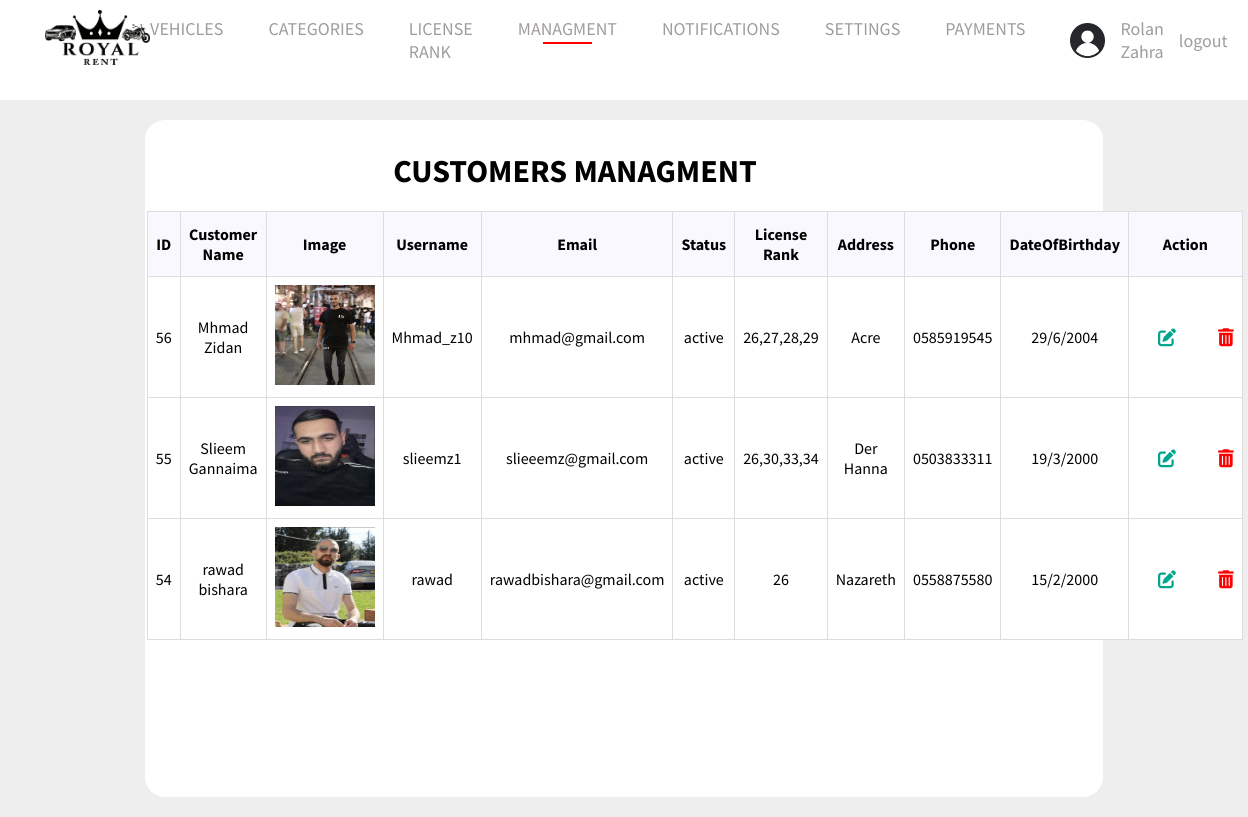
Screenshot of /admin/users.php (signed in) with the database file from the repository.
### tables this page shows
CREATE TABLE `settings` (
  `id` int(11) NOT NULL,
  `name` varchar(111) NOT NULL,
  `logo` varchar(111) NOT NULL,
  `email` varchar(111) NOT NULL,
  `phone` varchar(111) NOT NULL,
  `whatsapp` varchar(111) NOT NULL,
  `facebook` varchar(111) NOT NULL,
  `instagram` varchar(111) NOT NULL,
  `address` varchar(111) NOT NULL
);

CREATE TABLE `users` (
  `id` int(11) NOT NULL,
  `name` varchar(111) NOT NULL,
  `username` varchar(111) NOT NULL,
  `email` varchar(111) NOT NULL,
  `password` varchar(111) NOT NULL,
  `role` varchar(111) NOT NULL,
  `status` varchar(1) NOT NULL,
  `linces` varchar(111) DEFAULT NULL,
  `address` varchar(111) NOT NULL,
  `phone` varchar(111) NOT NULL,
  `card_photo` varchar(111) DEFAULT NULL,
  `image` varchar(111) NOT NULL,
  `dateofbirthday` varchar(111) NOT NULL,
  `LicenseNum` varchar(111) NOT NULL
);

### admin/users.php (the view, shortened to what this page needs)
<?php
$selected = 'dashborad';
include('include/header.php');
$sql = $con->prepare("select * from users where role='users'  order by id DESC");
$sql->execute();
$users = $sql->fetchAll();
?>
<div class="data">
    <div class="items">
        <div class="header">
            <h1 class="">CUSTOMERS MANAGMENT</h1>
        </div>
        <table id="customers" style="
        margin-bottom: 155px;">
            <tr>
                <th style="text-align:center;">ID</th>
                <th style="text-align:center;">Customer Name</th>
                <th style="text-align:center;">Image</th>
                <th style="text-align:center;">Username</th>
                <th style="text-align:center;">Email</th>
                <th style="text-align:center;">Status</th>
                <th style="text-align:center;">License Rank</th>
                <th style="text-align:center;">Address</th>
                <th style="text-align:center;">Phone</th>
                <th style="text-align:center;">DateOfBirthday</th>
                <th style="text-align:center; width:50px">Action</th>
            </tr>
            <?php
            foreach ($users as $user) {
            ?>
                <tr>
                    <td style="text-align:center;"><?php echo $user['id'] ?></td>
                    <td style="text-align:center;"><?php echo $user['name'] ?></td>
                    <td style="text-align:center;"><img src="../images/users/<?php echo $user['image'] ?>" width="100px" height="100px"></td>
                    <td style="text-align:center;"><?php echo $user['username'] ?></td>
                    <td style="text-align:center;"><?php echo $user['email'] ?></td>
                    <td style="text-align:center;"><?php echo $user['status'] == 1 ? 'active' : 'InActive' ?></td>
                    <td style="text-align:center;"><?php echo $user['linces'] ?></td>
                    <td style="text-align:center;"><?php echo $user['address'] ?></td>
                    <td style="text-align:center;"><?php echo $user['phone'] ?></td>
                    <td style="text-align:center;"><?php echo $user['dateofbirthday'] ?></td>
                    <?php
                    if ($_SESSION['role'] == 'admin') { ?>
                        <td>
                            <a class="text-center" href="edituser.php?id=<?php echo $user['id'] ?>"><i class="fa-solid fa-pen-to-square"></i></a>
                            <a class="text-center delete" href="deleteuser.php?id=<?php echo $user['id']  ?>" onclick="return confirm('Are you sure you want to delete this Customer')"><i class="fa-solid fa-trash-can delete"></i></a>
                        </td>
                    <?php } else { ?>
                        <td>No Actions</td>
                    <?php } ?>
                </tr>
            <?php } ?>
        </table>
    </div>
</div>

### admin/include/header.php (shortened to what this page needs)
<?php
require_once "connect.php";
?>
<!DOCTYPE html>
<html lang="en">
<head>
    <link rel="stylesheet" href="Styles/global.css">
    <link rel="stylesheet" href="Styles/navbar.css">
    <link rel="stylesheet" href="Styles/footer.css">
    <?php if ($selected == 'dashborad') { ?>
        <link rel="stylesheet" href="../Styles/dashborad.css">
    <?php } else if ($selected == 'dashboradAdd') { ?>
        <link rel="stylesheet" href="../Styles/dashboradAdd.css">
    <?php
    } else {
    ?>
        <link rel="stylesheet" href="../Styles/admin.css">
    <?php } ?>
    <link rel="stylesheet" href="https://cdnjs.cloudflare.com/ajax/libs/font-awesome/6.1.1/css/all.min.css" />
</head>
<body>
    <div class="navigation">
        <div class="nav-Content">
            <?php
            $stmt = $con->prepare('select *  from settings where id=1');
            $stmt->execute();
            $stting = $stmt->fetch();
            ?>
            <a ><img class="Logo" src="../images/<?php echo $stting['logo'] ?> " alt="Logo"></a>
            <ul class="nav-links" id="navLinks">
                <li class="test-menu"><a <?php if (
                                                basename($_SERVER['PHP_SELF']) == "vehicles.php" ||
                                                basename($_SERVER['PHP_SELF']) == 'user_vehicles.php' ||
                                                basename($_SERVER['PHP_SELF']) == 'receipt_vehicles.php' ||
                                                basename($_SERVER['PHP_SELF']) == 'commentsuser.php'
                                            ) {
                                                echo "class='selected'";
                                            } ?>>VEHICLES</a>
        </li>
        <li><a <?php if (basename($_SERVER['PHP_SELF']) == "categories.php") {
                    echo "class='selected'";
                } ?> href="categories.php">CATEGORIES</a></li>
        <li><a <?php if (basename($_SERVER['PHP_SELF']) == "lincenesrank.php") {
                    echo "class='selected'";
                } ?> href="lincenesrank.php">LICENSE RANK </a></li>
        <?php
        if ($_SESSION["role"] == 'admin') { ?>
            <li class="test-menu"><a <?php if (
                                            basename($_SERVER['PHP_SELF']) == "worker.php" ||
                                            basename($_SERVER['PHP_SELF']) == "users.php" ||
                                            basename($_SERVER['PHP_SELF']) == "contact_us.php" ||
                                            basename($_SERVER['PHP_SELF']) == "users_clubs.php"
                                        ) {
                                            echo "class='selected'";
                                        } ?>>MANAGMENT</a>
            </li>
            <li><a <?php if (basename($_SERVER['PHP_SELF']) == "notifications.php") {
                        echo "class='selected'";
                    } ?> href="notifications.php">NOTIFICATIONS</a></li>
            <li><a <?php if (basename($_SERVER['PHP_SELF']) == "setting.php") {
                        echo "class='selected'";
                    } ?> href="setting.php"> SETTINGS</a></li>
        <?php
        }  ?>
        <li><a <?php if (basename($_SERVER['PHP_SELF']) == "paymentuser.php") {
                    echo "class='selected'";
                } ?> href="paymentuser.php">PAYMENTS </a></li>
        </ul>
        <div class="Avatar">
            <?php
            if (isset($_SESSION['user_id'])) {
                echo ' <img src="../images/defaultAvatar.png" class="Avatar-Logo" alt="Avatar-Logo">';
            ?>
                <a href="editprofile.php"><?php echo  $_SESSION["name"] ?></a>
            <?php echo '<a href="logout.php">logout</a>';
            } else {
                echo '<a href="login.php">login</a>';
                echo '<a href="logout.php">register</a>';
            }
            ?>
        </div>
    </div>
    </div>

### admin/Styles/global.css (style rules this page uses)
* { font-family: "Source Sans Pro", sans-serif; margin: 0; padding: 0; }

### admin/Styles/navbar.css (style rules this page uses)
.nav-Content { display: flex; justify-content: space-between; align-items: center; margin: 0px 45px; }
.nav-links { display: flex; gap: 45px; }
.nav-links li, a { list-style: none; text-decoration: none; font-size: 18px; color: #111; }
.nav-links li { position: relative; }
.Logo { height: 55px; padding: 10px 0; }
.Avatar-Logo { width: 35px; }
.Avatar, .res-Avatar { display: flex; align-items: center; gap: 15px; }
.selected::after { content: " "; display: block; background-color: red; width: 50%; margin: 2px auto; height: 2px; transition: 0.2s; }
.resNavLinks li, a { list-style: none; text-decoration: none; font-size: 18px; color: #111; }

### admin/Styles/footer.css (style rules this page uses)
.main-footer-content li, a { list-style: none; color: rgb(160, 156, 156); transition: 0.2s; }

### Styles/dashborad.css (style rules this page uses)
.header { display: flex; margin-top: 29px; justify-content: space-around; margin-left: -98px; }
.data { margin-top: 20px; padding: 20px; background-color: #eee; }
.items { padding: 2px; background-color: #fff; border-radius: 20px; width: 79%; margin: auto; }
#customers { font-family: Arial, Helvetica, sans-serif; border-collapse: collapse; width: 90%; margin: 20px auto; margin-bottom: 155px; justify-content:center }
#customers td, #customers th { border: 1px solid #ddd; padding: 8px; }
#customers tr:nth-child(even) { background-color: #f2f2f2; }
#customers th { padding-top: 12px; padding-bottom: 12px; text-align: left; background-color: #04AA6D; color: white; }
tr { background: #fff; }
td { background: #fff; }
td a { display: inherit; color: #00A78E; padding-left: 21px; }
th { color: #000 !important; background: #F8F8FE !important; }
td .delete { display: inherit; color: red !important; padding-left: 21px; }
.text-center { margin-top: 20px; }
table { margin-top: 20px !important; }

### rows the page displays
settings: logo (picture)
users: id "56", name "Mhmad Zidan", image (picture), username "Mhmad_z10", email "mhmad@gmail.com", status "active", linces "26,27,28,29", address "Acre", phone "0585919545", dateofbirthday "29/6/2004"
users: id "55", name "Slieem Gannaima", image (picture), username "slieemz1", email "slieeemz@gmail.com", status "active", linces "26,30,33,34", address "Der Hanna", phone "0503833311", dateofbirthday "19/3/2000"
users: id "54", name "rawad bishara", image (picture), username "rawad", email "rawadbishara@gmail.com", status "active", linces "26", address "Nazareth", phone "0558875580", dateofbirthday "15/2/2000"

### other values shown
$_SESSION["name"] "Rolan Zahra"
